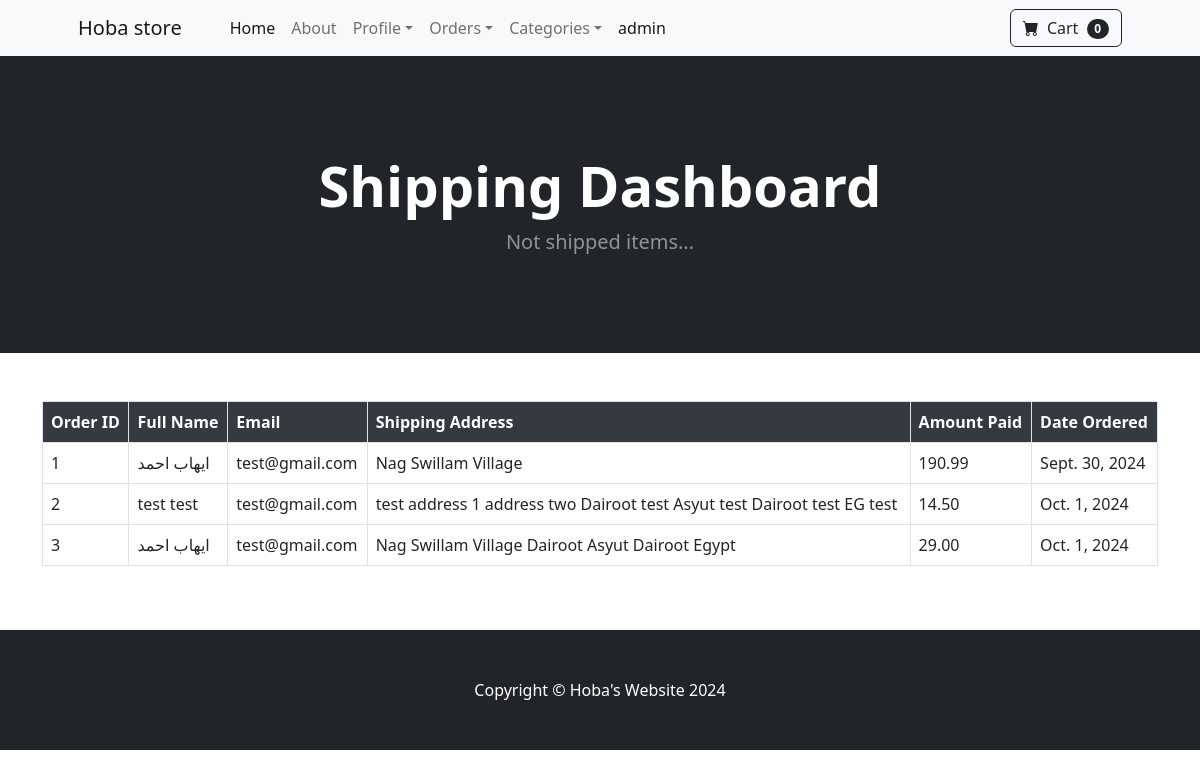
Before: /payment/not_shipped_dash (signed in) with the older database file.
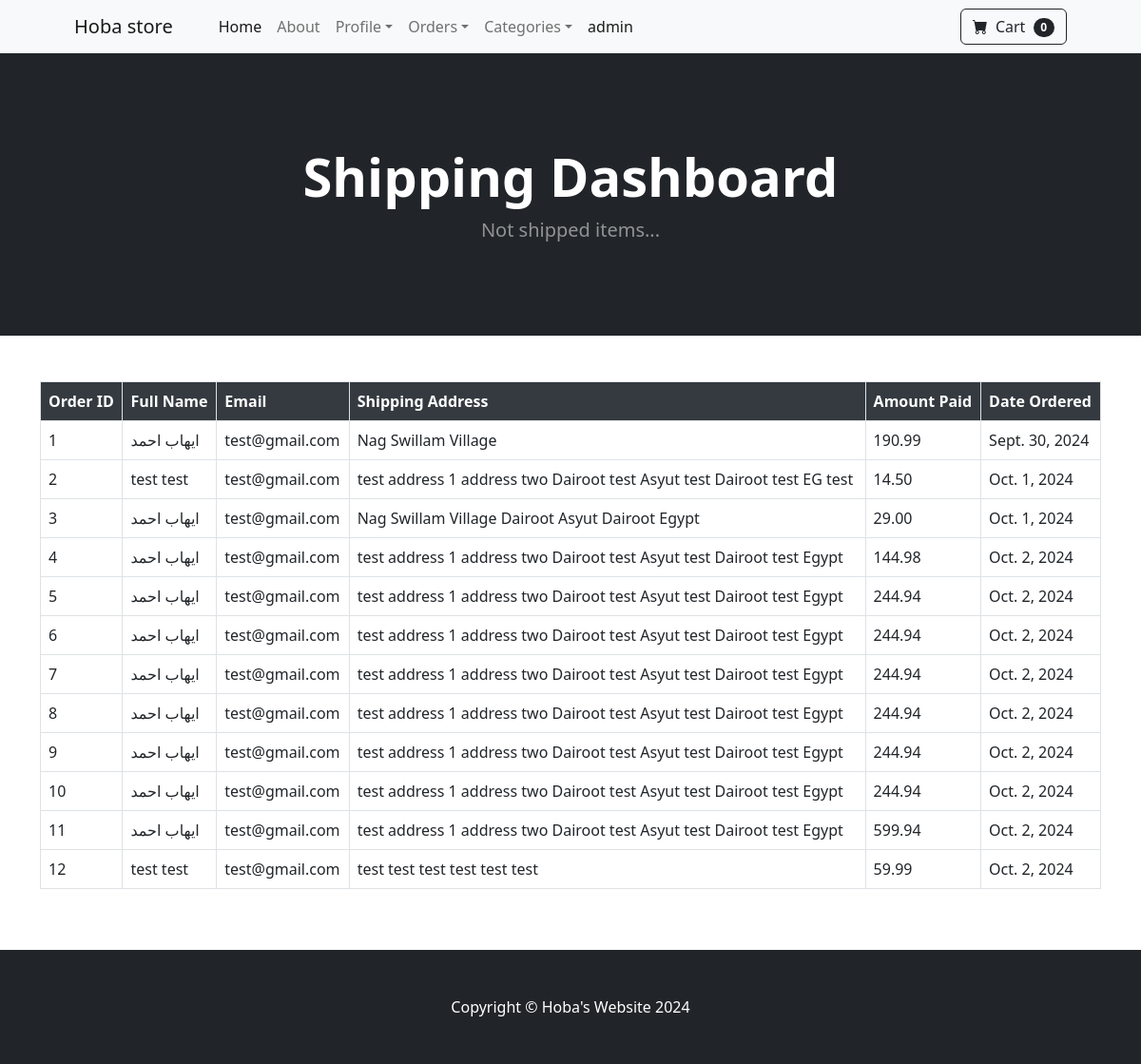
After: the same page with the newer database file.
### payment/models.py (models this page shows, shortened)
class Order(models.Model):
    user = models.ForeignKey(User, on_delete=models.CASCADE, blank=True, null=True)
    full_name = models.CharField(max_length=260)
    email = models.EmailField(max_length=260)
    shipping_address = models.TextField(max_length=15000)
    amount_paid = models.DecimalField(max_digits=15, decimal_places=2)
    date_ordered = models.DateField(auto_now_add=True)
    shipped = models.BooleanField(default=False)
    shipped_date = models.DateTimeField(blank=True, null=True)

### payment/views.py (the view)
# urls.py: path('not_shipped_dash', views.not_shipped_dash, name='not_shipped_dash'),
def not_shipped_dash(request):
    if request.user.is_authenticated and request.user.is_superuser:
        orders = Order.objects.filter(shipped=False)
        return render(request, 'not_shipped_dash.html', {'orders': orders})
    else:
        messages.error(request, 'Access Denied')
        return redirect('home')

### cart/cart.py (called while the page is built)
    def __len__(self):
        return len(self.cart)

### cart/context_processors.py (called while the page is built)
def cart(request):
    return {'cart': Cart(request)}

### payment/templates/not_shipped_dash.html (shortened to what this page needs)
{% extends "base.html" %}
{% block content %}
<header class="bg-dark py-5 mb-5">
    <div class="container px-4 px-lg-5 my-5">
        <div class="text-center text-white">
            <h1 class="display-4 fw-bolder">Shipping Dashboard</h1>
            <p class="lead fw-normal text-white-50 mb-0">Not shipped items...</p>
        </div>
    </div>
</header>
<div clas='container'>
    <center>
        <div class="container mt-5">
            <div class="table-responsive">
                <table class="table table-bordered table-hover">
                    <thead>
                        <tr>
                            <th scope="col">Order ID</th>
                            <th scope="col">Full Name</th>
                            <th scope="col">Email</th>
                            <th scope="col">Shipping Address</th>
                            <th scope="col">Amount Paid</th>
                            <th scope="col">Date Ordered</th>
                        </tr>
                    </thead>
                    <tbody>
                        {% for order in orders %}
                        <tr>
                            <td>{{order.id}}</td>
                            <td>{{order.full_name}}</td>
                            <td>{{order.email}}</td>
                            <td>{{order.shipping_address}}</td>
                            <td>{{order.amount_paid}}</td>
                            <td>{{order.date_ordered}}</td>
                        </tr>
                        {% endfor %}
                    </tbody>
                </table>
            </div>
        </div>
    </center>
</div>
{% endblock content %}

### store/templates/base.html (shortened to what this page needs)
{% load static %}
<!DOCTYPE html>
<html lang="en">
<head>
    <link href="https://cdn.jsdelivr.net/npm/bootstrap-icons@1.5.0/font/bootstrap-icons.css" rel="stylesheet" />
    <link href="{% static 'css/styles.css' %}" rel="stylesheet" />
</head>
<body>
    {% include "nav.html" %}
    {% block content %}
    {% endblock content %}
    <footer class="py-5 bg-dark mt-5">
        <div class="container">
            <p class="m-0 text-center text-white">Copyright &copy; Hoba's Website 2024</p>
        </div>
    </footer>
</body>
</html>

### store/templates/nav.html (shortened to what this page needs)
<nav class="navbar navbar-expand-lg navbar-light bg-light">
    <div class="container px-4 px-lg-5">
        <a class="navbar-brand" href="#!">Hoba store</a>
        <div class="collapse navbar-collapse" id="navbarSupportedContent">
            <ul class="navbar-nav me-auto mb-2 mb-lg-0 ms-lg-4">
                <li class="nav-item"><a class="nav-link active" aria-current="page" href="{% url 'home' %}">Home</a></li>
                <li class="nav-item"><a class="nav-link" href="{% url 'about' %}">About</a></li>
                {% if user.is_authenticated %}
                <li class="nav-item dropdown">
                    <a class="nav-link dropdown-toggle" id="navbarDropdown" href="#" role="button" data-bs-toggle="dropdown" aria-expanded="false">Profile</a>
                </li>
                {% if user.is_superuser %}
                <li class="nav-item dropdown">
                    <a class="nav-link dropdown-toggle" id="navbarDropdown" href="#" role="button" data-bs-toggle="dropdown" aria-expanded="false">Orders</a>
                </li>
                {% endif %}
                {% else %}
                <li class="nav-item"><a class="nav-link" href="{% url 'login' %}">Log in</a></li>
                {% endif %}
                <li class="nav-item dropdown">
                    <a class="nav-link dropdown-toggle" id="navbarDropdown" href="#" role="button" data-bs-toggle="dropdown" aria-expanded="false">Categories</a>
                </li>
                <li class = 'active nav-link'>{{user.username}}</li>
            </ul>
            <form class="d-flex">
                <a href="{% url 'cart_summary' %}" class="btn btn-outline-dark" >
                    <i class="bi-cart-fill me-1"></i>
                    Cart
                    <span class="badge bg-dark text-white ms-1 rounded-pill" id="cart_quantity"> {{cart|length}} </span>
                </a>
            </form>
        </div>
    </div>
</nav>

### payment/templates/not_shipped_dash.html (style rules this page uses)
.table thead th { background-color: #343a40; color: #fff; }

Changed rows visible on the page:
added Order: id "4", full_name "ايهاب احمد", email "test@gmail.com", shipping_address "test address 1 address two Dairoot test Asyut test Dairoot test Egypt", amount_paid "144.98", date_ordered "Oct. 2, 2024"
added Order: id "5", full_name "ايهاب احمد", email "test@gmail.com", shipping_address "test address 1 address two Dairoot test Asyut test Dairoot test Egypt", amount_paid "244.94", date_ordered "Oct. 2, 2024"
added Order: id "6", full_name "ايهاب احمد", email "test@gmail.com", shipping_address "test address 1 address two Dairoot test Asyut test Dairoot test Egypt", amount_paid "244.94", date_ordered "Oct. 2, 2024"
added Order: id "7", full_name "ايهاب احمد", email "test@gmail.com", shipping_address "test address 1 address two Dairoot test Asyut test Dairoot test Egypt", amount_paid "244.94", date_ordered "Oct. 2, 2024"
added Order: id "8", full_name "ايهاب احمد", email "test@gmail.com", shipping_address "test address 1 address two Dairoot test Asyut test Dairoot test Egypt", amount_paid "244.94", date_ordered "Oct. 2, 2024"
added Order: id "9", full_name "ايهاب احمد", email "test@gmail.com", shipping_address "test address 1 address two Dairoot test Asyut test Dairoot test Egypt", amount_paid "244.94", date_ordered "Oct. 2, 2024"
added Order: id "10", full_name "ايهاب احمد", email "test@gmail.com", shipping_address "test address 1 address two Dairoot test Asyut test Dairoot test Egypt", amount_paid "244.94", date_ordered "Oct. 2, 2024"
added Order: id "11", full_name "ايهاب احمد", email "test@gmail.com", shipping_address "test address 1 address two Dairoot test Asyut test Dairoot test Egypt", amount_paid "599.94", date_ordered "Oct. 2, 2024"
added Order: id "12", full_name "test test", email "test@gmail.com", shipping_address "test test test test test test", amount_paid "59.99", date_ordered "Oct. 2, 2024"
